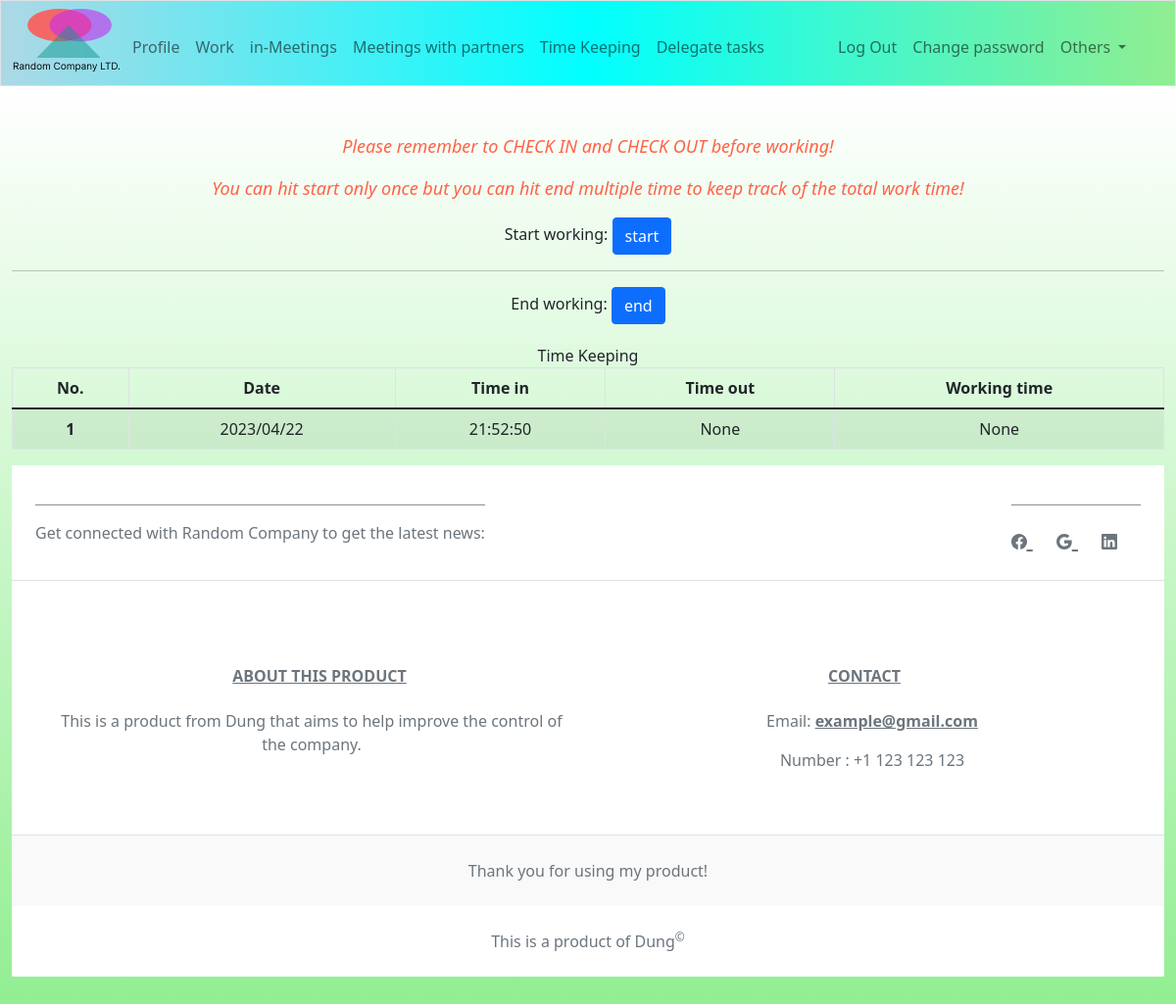
/time_keep (signed in), run on an earlier commit of the app's database.
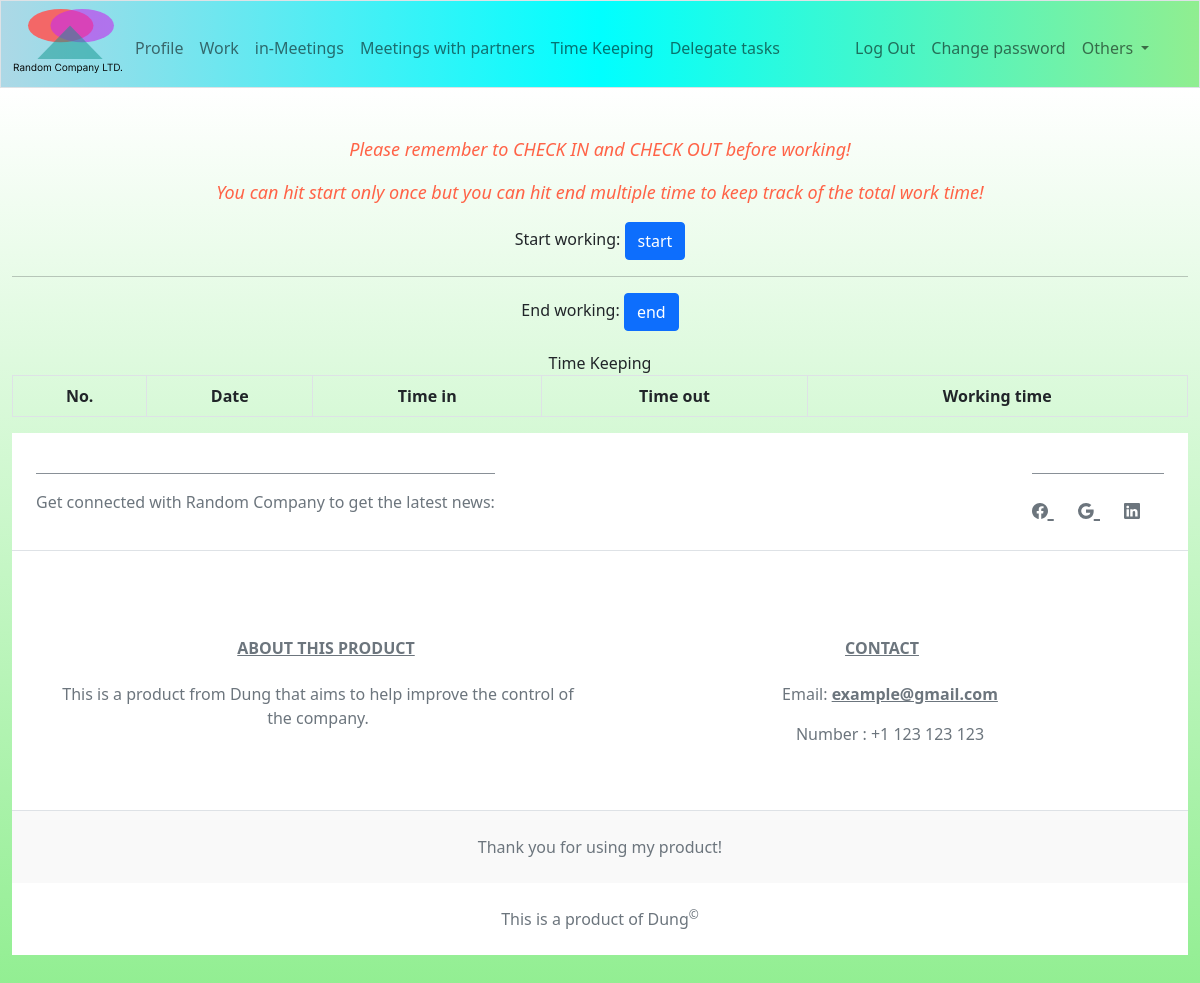
And on a later commit of the database.
### tables this page shows
CREATE TABLE timekeep (
    worker_id INTEGER,
    date TEXT NOT NULL,
    time_in TEXT,
    time_out TEXT,
    work_time REAL,
    FOREIGN KEY(worker_id) REFERENCES workers(id)
);

### app.py (the view)
@app.route("/time_keep", methods=["GET", "POST"])
@login_required
def timekeep():
    if request.method == "POST":
        mark = request.form.get("timekeep")
        now = datetime.now()
        date, time = datetime.strftime(now, "%Y/%m/%d"), datetime.strftime(now, "%H:%M:%S")
        if mark == "start":
            if len(db.execute("SELECT time_in FROM timekeep WHERE worker_id = ? AND date = ?",
                                session["user_id"], date)) != 0:
                return apology("You can only hit start once every day!")
            else:
                db.execute("""INSERT INTO timekeep(worker_id, date, time_in, time_out, work_time)
                       VALUES(?, ?, ?, NULL, NULL)""", session["user_id"], date, time)
        else:
            try:
                time_in = db.execute("SELECT time_in FROM timekeep WHERE worker_id = ? AND date = ?",
                                session["user_id"], date)[0]["time_in"]
                start = datetime.strptime(f"{date} {time_in}", "%Y/%m/%d %H:%M:%S")
            except:
                return apology("You havent't check in yet! Please contact the admin to add your work time!")
            delta = int((now - start).total_seconds())
            hours, min_sec = divmod(delta, 3600)
            mins, secs = divmod(min_sec, 60)
            delta = f"{hours}:{mins}:{secs}"
            db.execute("""UPDATE timekeep SET time_out = ?, work_time = ? WHERE worker_id = ? AND date = ? AND time_in = ?""",
                       time, delta, session["user_id"], date, time_in)
        return redirect("/")
    else:
        time_keeping = []
        for day in db.execute("SELECT * FROM timekeep WHERE worker_id = ? ORDER BY date DESC LIMIT 7", session["user_id"]):
            time_keeping.append({
                "date": day["date"],
                "time_in": day["time_in"],
                "time_out": str(day["time_out"]),
                "work_time": str(day["work_time"])
                })
        return render_template("timekeep.html", time_keeping=time_keeping)

### app.py (called while the page is built)
@app.after_request
def after_request(response):
    response.headers["Cache-Control"] = "no-cache, no-store, must-revalidate"
    response.headers["Expires"] = 0
    response.headers["Pragma"] = "no-cache"
    return response

### funcs.py (called while the page is built)
def login_required(func):
    @wraps(func)
    def decorated_function(*args, **kwargs):
        if session.get("user_id") is None:
            return redirect("/login")
        return func(*args, **kwargs)
    return decorated_function

### templates/timekeep.html (shortened to what this page needs)
{% extends "layout.html" %}
{% block main %}
    <div class="text-center reminder">
        <p>Please remember to CHECK IN and CHECK OUT before working!</p>
        <p>You can hit start only once but you can hit end multiple time to keep track of the total work time!</p>
    </div>
    <form action="/time_keep" method="post">
        <label for="start">Start working: </label>
        <input type="submit" name="timekeep" id="start" value="start" class="btn btn-primary">
        <hr>
        <label for="end">End working: </label>
        <input type="submit" name="timekeep" id="end" value="end" class="btn btn-primary">
    </form>
    <table class="table table-striped table-bordered table-hover" id="time_keep_table">
        <label for="time_keep_table">Time Keeping</label>
        <thead class="thead-light">
            <th scope="col">No.</th>
            <th scope="col">Date</th>
            <th scope="col">Time in</th>
            <th scope="col">Time out</th>
            <th scope="col">Working time</th>
        </thead>
        <tbody>
            {% for day in time_keeping %}
                <tr>
                    <th scope="row">{{ loop.index }}</th>
                    <td>{{ day["date"] }}</td>
                    <td>{{ day["time_in"] }}</td>
                    <td>{{ day["time_out"] }}</td>
                    <td>{{ day["work_time"] }}</td>
                </tr>
            {% endfor %}
        </tbody>
    </table>
{% endblock %}

What changed in the data, as far as the page shows it:
no longer on this page (row edited): timekeep: date "2023/04/22", time_in "21:52:50", time_out "None", work_time "None"
